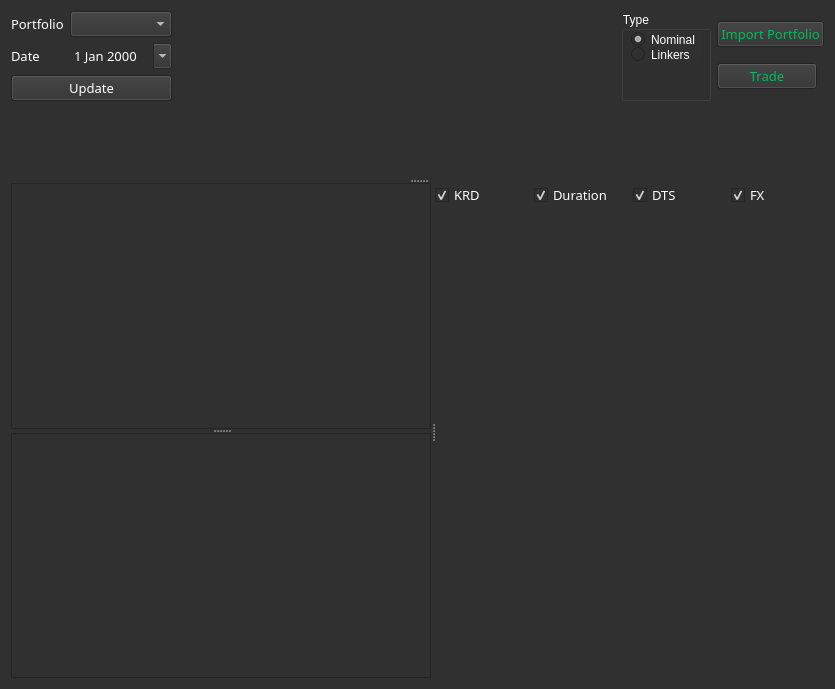
<?xml version="1.0" encoding="UTF-8"?>
<ui version="4.0">
 <class>Form</class>
 <widget class="QWidget" name="Form">
  <property name="geometry">
   <rect>
    <x>0</x>
    <y>0</y>
    <width>835</width>
    <height>689</height>
   </rect>
  </property>
  <property name="windowTitle">
   <string>Portfolio Manager</string>
  </property>
  <property name="styleSheet">
   <string notr="true">background-color: rgb(48, 48, 48);
font: 10pt &quot;Bloomberg Prop Unicode N&quot;;
color: rgb(255, 255, 255);
</string>
  </property>
  <layout class="QVBoxLayout" name="verticalLayout_5">
   <item>
    <widget class="QSplitter" name="splitter_3">
     <property name="orientation">
      <enum>Qt::Vertical</enum>
     </property>
     <widget class="QWidget" name="layoutWidget">
      <layout class="QVBoxLayout" name="verticalLayout_4">
       <item>
        <layout class="QHBoxLayout" name="horizontalLayout">
         <item>
          <layout class="QVBoxLayout" name="verticalLayout" stretch="1,0">
           <item>
            <layout class="QFormLayout" name="formLayout">
             <property name="fieldGrowthPolicy">
              <enum>QFormLayout::AllNonFixedFieldsGrow</enum>
             </property>
             <item row="0" column="0">
              <widget class="QLabel" name="label">
               <property name="font">
                <font>
                 <family>Bloomberg Prop Unicode N</family>
                 <pointsize>10</pointsize>
                </font>
               </property>
               <property name="styleSheet">
                <string notr="true">color: rgb(255, 255, 255);</string>
               </property>
               <property name="text">
                <string>Portfolio</string>
               </property>
              </widget>
             </item>
             <item row="0" column="1">
              <widget class="QComboBox" name="comboBoxPortfolio">
               <property name="font">
                <font>
                 <family>Bloomberg Prop Unicode N</family>
                 <pointsize>10</pointsize>
                </font>
               </property>
               <property name="styleSheet">
                <string notr="true">color: rgb(255, 255, 255);</string>
               </property>
              </widget>
             </item>
             <item row="1" column="0">
              <widget class="QLabel" name="label_5">
               <property name="font">
                <font>
                 <family>Bloomberg Prop Unicode N</family>
                 <pointsize>10</pointsize>
                </font>
               </property>
               <property name="styleSheet">
                <string notr="true">color: rgb(255, 255, 255);</string>
               </property>
               <property name="text">
                <string>Date</string>
               </property>
              </widget>
             </item>
             <item row="1" column="1">
              <widget class="QDateEdit" name="dateEdit">
               <property name="enabled">
                <bool>false</bool>
               </property>
               <property name="palette">
                <palette>
                 <active>
                  <colorrole role="WindowText">
                   <brush brushstyle="SolidPattern">
                    <color alpha="255">
                     <red>255</red>
                     <green>255</green>
                     <blue>255</blue>
                    </color>
                   </brush>
                  </colorrole>
                  <colorrole role="Button">
                   <brush brushstyle="SolidPattern">
                    <color alpha="255">
                     <red>48</red>
                     <green>48</green>
                     <blue>48</blue>
                    </color>
                   </brush>
                  </colorrole>
                  <colorrole role="Text">
                   <brush brushstyle="SolidPattern">
                    <color alpha="255">
                     <red>255</red>
                     <green>255</green>
                     <blue>255</blue>
                    </color>
                   </brush>
                  </colorrole>
                  <colorrole role="ButtonText">
                   <brush brushstyle="SolidPattern">
                    <color alpha="255">
                     <red>255</red>
                     <green>255</green>
                     <blue>255</blue>
                    </color>
                   </brush>
                  </colorrole>
                  <colorrole role="Base">
                   <brush brushstyle="SolidPattern">
                    <color alpha="255">
                     <red>48</red>
                     <green>48</green>
                     <blue>48</blue>
                    </color>
                   </brush>
                  </colorrole>
                  <colorrole role="Window">
                   <brush brushstyle="SolidPattern">
                    <color alpha="255">
                     <red>48</red>
                     <green>48</green>
                     <blue>48</blue>
                    </color>
                   </brush>
                  </colorrole>
                  <colorrole role="Highlight">
                   <brush brushstyle="SolidPattern">
                    <color alpha="255">
                     <red>48</red>
                     <green>48</green>
                     <blue>48</blue>
                    </color>
                   </brush>
                  </colorrole>
                 </active>
                 <inactive>
                  <colorrole role="WindowText">
                   <brush brushstyle="SolidPattern">
                    <color alpha="255">
                     <red>255</red>
                     <green>255</green>
                     <blue>255</blue>
                    </color>
                   </brush>
                  </colorrole>
                  <colorrole role="Button">
                   <brush brushstyle="SolidPattern">
                    <color alpha="255">
                     <red>48</red>
                     <green>48</green>
                     <blue>48</blue>
                    </color>
                   </brush>
                  </colorrole>
                  <colorrole role="Text">
                   <brush brushstyle="SolidPattern">
                    <color alpha="255">
                     <red>255</red>
                     <green>255</green>
                     <blue>255</blue>
                    </color>
                   </brush>
                  </colorrole>
                  <colorrole role="ButtonText">
                   <brush brushstyle="SolidPattern">
                    <color alpha="255">
                     <red>255</red>
                     <green>255</green>
                     <blue>255</blue>
                    </color>
                   </brush>
                  </colorrole>
                  <colorrole role="Base">
                   <brush brushstyle="SolidPattern">
                    <color alpha="255">
                     <red>48</red>
                     <green>48</green>
                     <blue>48</blue>
                    </color>
                   </brush>
                  </colorrole>
                  <colorrole role="Window">
                   <brush brushstyle="SolidPattern">
                    <color alpha="255">
                     <red>48</red>
                     <green>48</green>
                     <blue>48</blue>
                    </color>
                   </brush>
                  </colorrole>
                  <colorrole role="Highlight">
                   <brush brushstyle="SolidPattern">
                    <color alpha="255">
                     <red>48</red>
                     <green>48</green>
                     <blue>48</blue>
                    </color>
                   </brush>
                  </colorrole>
                 </inactive>
                 <disabled>
                  <colorrole role="WindowText">
                   <brush brushstyle="SolidPattern">
                    <color alpha="255">
                     <red>255</red>
                     <green>255</green>
                     <blue>255</blue>
                    </color>
                   </brush>
                  </colorrole>
                  <colorrole role="Button">
                   <brush brushstyle="SolidPattern">
                    <color alpha="255">
                     <red>48</red>
                     <green>48</green>
                     <blue>48</blue>
                    </color>
                   </brush>
                  </colorrole>
                  <colorrole role="Text">
                   <brush brushstyle="SolidPattern">
                    <color alpha="255">
                     <red>255</red>
                     <green>255</green>
                     <blue>255</blue>
                    </color>
                   </brush>
                  </colorrole>
                  <colorrole role="ButtonText">
                   <brush brushstyle="SolidPattern">
                    <color alpha="255">
                     <red>255</red>
                     <green>255</green>
                     <blue>255</blue>
                    </color>
                   </brush>
                  </colorrole>
                  <colorrole role="Base">
                   <brush brushstyle="SolidPattern">
                    <color alpha="255">
                     <red>48</red>
                     <green>48</green>
                     <blue>48</blue>
                    </color>
                   </brush>
                  </colorrole>
                  <colorrole role="Window">
                   <brush brushstyle="SolidPattern">
                    <color alpha="255">
                     <red>48</red>
                     <green>48</green>
                     <blue>48</blue>
                    </color>
                   </brush>
                  </colorrole>
                  <colorrole role="Highlight">
                   <brush brushstyle="SolidPattern">
                    <color alpha="255">
                     <red>51</red>
                     <green>153</green>
                     <blue>255</blue>
                    </color>
                   </brush>
                  </colorrole>
                 </disabled>
                </palette>
               </property>
               <property name="font">
                <font>
                 <family>Bloomberg Prop Unicode N</family>
                 <pointsize>10</pointsize>
                </font>
               </property>
               <property name="accessibleName">
                <string/>
               </property>
               <property name="accessibleDescription">
                <string/>
               </property>
               <property name="autoFillBackground">
                <bool>true</bool>
               </property>
               <property name="styleSheet">
                <string notr="true">color: rgb(255, 255, 255);</string>
               </property>
               <property name="wrapping">
                <bool>false</bool>
               </property>
               <property name="frame">
                <bool>false</bool>
               </property>
               <property name="buttonSymbols">
                <enum>QAbstractSpinBox::UpDownArrows</enum>
               </property>
               <property name="calendarPopup">
                <bool>true</bool>
               </property>
              </widget>
             </item>
            </layout>
           </item>
           <item>
            <widget class="QPushButton" name="pushButtonUpdate">
             <property name="font">
              <font>
               <family>Bloomberg Prop Unicode N</family>
               <pointsize>10</pointsize>
              </font>
             </property>
             <property name="styleSheet">
              <string notr="true">color: rgb(255, 255, 255);</string>
             </property>
             <property name="text">
              <string>Update</string>
             </property>
            </widget>
           </item>
          </layout>
         </item>
         <item>
          <spacer name="horizontalSpacer">
           <property name="orientation">
            <enum>Qt::Horizontal</enum>
           </property>
           <property name="sizeHint" stdset="0">
            <size>
             <width>428</width>
             <height>20</height>
            </size>
           </property>
          </spacer>
         </item>
         <item>
          <widget class="QGroupBox" name="groupBox">
           <property name="minimumSize">
            <size>
             <width>90</width>
             <height>0</height>
            </size>
           </property>
           <property name="title">
            <string>Type</string>
           </property>
           <property name="flat">
            <bool>false</bool>
           </property>
           <property name="checkable">
            <bool>false</bool>
           </property>
           <widget class="QRadioButton" name="radioButtonNominal">
            <property name="geometry">
             <rect>
              <x>10</x>
              <y>20</y>
              <width>71</width>
              <height>17</height>
             </rect>
            </property>
            <property name="text">
             <string>Nominal</string>
            </property>
            <property name="checked">
             <bool>true</bool>
            </property>
           </widget>
           <widget class="QRadioButton" name="radioButtonLinker">
            <property name="geometry">
             <rect>
              <x>10</x>
              <y>35</y>
              <width>71</width>
              <height>17</height>
             </rect>
            </property>
            <property name="text">
             <string>Linkers</string>
            </property>
           </widget>
          </widget>
         </item>
         <item>
          <layout class="QVBoxLayout" name="verticalLayout_2">
           <item>
            <widget class="QPushButton" name="pushButtonImport">
             <property name="maximumSize">
              <size>
               <width>16777215</width>
               <height>16777215</height>
              </size>
             </property>
             <property name="font">
              <font>
               <family>Bloomberg Prop Unicode N</family>
               <pointsize>10</pointsize>
               <weight>50</weight>
               <italic>false</italic>
               <bold>false</bold>
              </font>
             </property>
             <property name="autoFillBackground">
              <bool>false</bool>
             </property>
             <property name="styleSheet">
              <string notr="true">background-color: rgb(48, 48, 48);
color: rgb(0, 188, 91);</string>
             </property>
             <property name="text">
              <string>Import Portfolio</string>
             </property>
            </widget>
           </item>
           <item>
            <widget class="QPushButton" name="pushButtonTrade">
             <property name="maximumSize">
              <size>
               <width>100</width>
               <height>16777215</height>
              </size>
             </property>
             <property name="font">
              <font>
               <family>Bloomberg Prop Unicode N</family>
               <pointsize>10</pointsize>
               <weight>50</weight>
               <italic>false</italic>
               <bold>false</bold>
              </font>
             </property>
             <property name="autoFillBackground">
              <bool>false</bool>
             </property>
             <property name="styleSheet">
              <string notr="true">background-color: rgb(48, 48, 48);
color: rgb(0, 188, 91);</string>
             </property>
             <property name="text">
              <string>Trade</string>
             </property>
            </widget>
           </item>
          </layout>
         </item>
        </layout>
       </item>
       <item>
        <spacer name="verticalSpacer_2">
         <property name="orientation">
          <enum>Qt::Vertical</enum>
         </property>
         <property name="sizeHint" stdset="0">
          <size>
           <width>20</width>
           <height>40</height>
          </size>
         </property>
        </spacer>
       </item>
      </layout>
     </widget>
     <widget class="QSplitter" name="splitter_2">
      <property name="orientation">
       <enum>Qt::Horizontal</enum>
      </property>
      <widget class="QSplitter" name="splitter">
       <property name="orientation">
        <enum>Qt::Vertical</enum>
       </property>
       <widget class="QTableWidget" name="tableExposures">
        <property name="sizePolicy">
         <sizepolicy hsizetype="Expanding" vsizetype="Expanding">
          <horstretch>0</horstretch>
          <verstretch>0</verstretch>
         </sizepolicy>
        </property>
        <property name="sortingEnabled">
         <bool>true</bool>
        </property>
       </widget>
       <widget class="QTableWidget" name="tablePositions">
        <property name="sizePolicy">
         <sizepolicy hsizetype="Expanding" vsizetype="Expanding">
          <horstretch>0</horstretch>
          <verstretch>0</verstretch>
         </sizepolicy>
        </property>
        <property name="sortingEnabled">
         <bool>true</bool>
        </property>
       </widget>
      </widget>
      <widget class="QWidget" name="">
       <layout class="QVBoxLayout" name="verticalLayout_3">
        <property name="spacing">
         <number>6</number>
        </property>
        <property name="sizeConstraint">
         <enum>QLayout::SetDefaultConstraint</enum>
        </property>
        <property name="leftMargin">
         <number>0</number>
        </property>
        <property name="bottomMargin">
         <number>0</number>
        </property>
        <item>
         <layout class="QHBoxLayout" name="horizontalLayout_2">
          <property name="sizeConstraint">
           <enum>QLayout::SetDefaultConstraint</enum>
          </property>
          <item>
           <widget class="QCheckBox" name="checkBoxKRD">
            <property name="sizePolicy">
             <sizepolicy hsizetype="Expanding" vsizetype="Fixed">
              <horstretch>0</horstretch>
              <verstretch>0</verstretch>
             </sizepolicy>
            </property>
            <property name="maximumSize">
             <size>
              <width>16777215</width>
              <height>16777215</height>
             </size>
            </property>
            <property name="font">
             <font>
              <family>Bloomberg Prop Unicode N</family>
              <pointsize>10</pointsize>
             </font>
            </property>
            <property name="styleSheet">
             <string notr="true">color: rgb(255, 255, 255);</string>
            </property>
            <property name="text">
             <string>KRD</string>
            </property>
            <property name="checked">
             <bool>true</bool>
            </property>
           </widget>
          </item>
          <item>
           <widget class="QCheckBox" name="checkBoxDuration">
            <property name="sizePolicy">
             <sizepolicy hsizetype="Expanding" vsizetype="Fixed">
              <horstretch>0</horstretch>
              <verstretch>0</verstretch>
             </sizepolicy>
            </property>
            <property name="maximumSize">
             <size>
              <width>16777215</width>
              <height>16777215</height>
             </size>
            </property>
            <property name="font">
             <font>
              <family>Bloomberg Prop Unicode N</family>
              <pointsize>10</pointsize>
             </font>
            </property>
            <property name="styleSheet">
             <string notr="true">color: rgb(255, 255, 255);</string>
            </property>
            <property name="text">
             <string>Duration</string>
            </property>
            <property name="checked">
             <bool>true</bool>
            </property>
            <property name="autoRepeat">
             <bool>false</bool>
            </property>
            <property name="autoExclusive">
             <bool>false</bool>
            </property>
            <property name="tristate">
             <bool>false</bool>
            </property>
           </widget>
          </item>
          <item>
           <widget class="QCheckBox" name="checkBoxSpread">
            <property name="sizePolicy">
             <sizepolicy hsizetype="Expanding" vsizetype="Fixed">
              <horstretch>0</horstretch>
              <verstretch>0</verstretch>
             </sizepolicy>
            </property>
            <property name="maximumSize">
             <size>
              <width>16777215</width>
              <height>16777215</height>
             </size>
            </property>
            <property name="font">
             <font>
              <family>Bloomberg Prop Unicode N</family>
              <pointsize>10</pointsize>
             </font>
            </property>
            <property name="styleSheet">
             <string notr="true">color: rgb(255, 255, 255);</string>
            </property>
            <property name="text">
             <string>DTS</string>
            </property>
            <property name="checked">
             <bool>true</bool>
            </property>
           </widget>
          </item>
          <item>
           <widget class="QCheckBox" name="checkBoxFX">
            <property name="sizePolicy">
             <sizepolicy hsizetype="Expanding" vsizetype="Fixed">
              <horstretch>0</horstretch>
              <verstretch>0</verstretch>
             </sizepolicy>
            </property>
            <property name="maximumSize">
             <size>
              <width>16777215</width>
              <height>16777215</height>
             </size>
            </property>
            <property name="font">
             <font>
              <family>Bloomberg Prop Unicode N</family>
              <pointsize>10</pointsize>
             </font>
            </property>
            <property name="styleSheet">
             <string notr="true">color: rgb(255, 255, 255);</string>
            </property>
            <property name="text">
             <string>FX</string>
            </property>
            <property name="checked">
             <bool>true</bool>
            </property>
           </widget>
          </item>
         </layout>
        </item>
        <item>
         <widget class="MatplotlibWidget" name="mplwidgetExposures">
          <property name="enabled">
           <bool>true</bool>
          </property>
          <property name="sizePolicy">
           <sizepolicy hsizetype="Expanding" vsizetype="Expanding">
            <horstretch>0</horstretch>
            <verstretch>0</verstretch>
           </sizepolicy>
          </property>
          <property name="maximumSize">
           <size>
            <width>16777215</width>
            <height>16777215</height>
           </size>
          </property>
          <property name="palette">
           <palette>
            <active>
             <colorrole role="WindowText">
              <brush brushstyle="SolidPattern">
               <color alpha="255">
                <red>48</red>
                <green>48</green>
                <blue>48</blue>
               </color>
              </brush>
             </colorrole>
             <colorrole role="Button">
              <brush brushstyle="SolidPattern">
               <color alpha="255">
                <red>48</red>
                <green>48</green>
                <blue>48</blue>
               </color>
              </brush>
             </colorrole>
             <colorrole role="Text">
              <brush brushstyle="SolidPattern">
               <color alpha="255">
                <red>48</red>
                <green>48</green>
                <blue>48</blue>
               </color>
              </brush>
             </colorrole>
             <colorrole role="ButtonText">
              <brush brushstyle="SolidPattern">
               <color alpha="255">
                <red>48</red>
                <green>48</green>
                <blue>48</blue>
               </color>
              </brush>
             </colorrole>
             <colorrole role="Base">
              <brush brushstyle="SolidPattern">
               <color alpha="255">
                <red>48</red>
                <green>48</green>
                <blue>48</blue>
               </color>
              </brush>
             </colorrole>
             <colorrole role="Window">
              <brush brushstyle="SolidPattern">
               <color alpha="255">
                <red>48</red>
                <green>48</green>
                <blue>48</blue>
               </color>
              </brush>
             </colorrole>
            </active>
            <inactive>
             <colorrole role="WindowText">
              <brush brushstyle="SolidPattern">
               <color alpha="255">
                <red>48</red>
                <green>48</green>
                <blue>48</blue>
               </color>
              </brush>
             </colorrole>
             <colorrole role="Button">
              <brush brushstyle="SolidPattern">
               <color alpha="255">
                <red>48</red>
                <green>48</green>
                <blue>48</blue>
               </color>
              </brush>
             </colorrole>
             <colorrole role="Text">
              <brush brushstyle="SolidPattern">
               <color alpha="255">
                <red>48</red>
                <green>48</green>
                <blue>48</blue>
               </color>
              </brush>
             </colorrole>
             <colorrole role="ButtonText">
              <brush brushstyle="SolidPattern">
               <color alpha="255">
                <red>48</red>
                <green>48</green>
                <blue>48</blue>
               </color>
              </brush>
             </colorrole>
             <colorrole role="Base">
              <brush brushstyle="SolidPattern">
               <color alpha="255">
                <red>48</red>
                <green>48</green>
                <blue>48</blue>
               </color>
              </brush>
             </colorrole>
             <colorrole role="Window">
              <brush brushstyle="SolidPattern">
               <color alpha="255">
                <red>48</red>
                <green>48</green>
                <blue>48</blue>
               </color>
              </brush>
             </colorrole>
            </inactive>
            <disabled>
             <colorrole role="WindowText">
              <brush brushstyle="SolidPattern">
               <color alpha="255">
                <red>48</red>
                <green>48</green>
                <blue>48</blue>
               </color>
              </brush>
             </colorrole>
             <colorrole role="Button">
              <brush brushstyle="SolidPattern">
               <color alpha="255">
                <red>48</red>
                <green>48</green>
                <blue>48</blue>
               </color>
              </brush>
             </colorrole>
             <colorrole role="Text">
              <brush brushstyle="SolidPattern">
               <color alpha="255">
                <red>48</red>
                <green>48</green>
                <blue>48</blue>
               </color>
              </brush>
             </colorrole>
             <colorrole role="ButtonText">
              <brush brushstyle="SolidPattern">
               <color alpha="255">
                <red>48</red>
                <green>48</green>
                <blue>48</blue>
               </color>
              </brush>
             </colorrole>
             <colorrole role="Base">
              <brush brushstyle="SolidPattern">
               <color alpha="255">
                <red>48</red>
                <green>48</green>
                <blue>48</blue>
               </color>
              </brush>
             </colorrole>
             <colorrole role="Window">
              <brush brushstyle="SolidPattern">
               <color alpha="255">
                <red>48</red>
                <green>48</green>
                <blue>48</blue>
               </color>
              </brush>
             </colorrole>
            </disabled>
           </palette>
          </property>
          <property name="font">
           <font>
            <family>Bloomberg Prop Unicode N</family>
            <pointsize>10</pointsize>
           </font>
          </property>
          <property name="cursor">
           <cursorShape>CrossCursor</cursorShape>
          </property>
          <property name="mouseTracking">
           <bool>false</bool>
          </property>
          <property name="focusPolicy">
           <enum>Qt::NoFocus</enum>
          </property>
          <property name="contextMenuPolicy">
           <enum>Qt::DefaultContextMenu</enum>
          </property>
          <property name="autoFillBackground">
           <bool>false</bool>
          </property>
          <property name="styleSheet">
           <string notr="true">background-color: rgb(48, 48, 48);
color: rgb(48, 48, 48);</string>
          </property>
         </widget>
        </item>
       </layout>
      </widget>
     </widget>
    </widget>
   </item>
  </layout>
 </widget>
 <customwidgets>
  <customwidget>
   <class>MatplotlibWidget</class>
   <extends>QWidget</extends>
   <header>matplotlibwidget</header>
  </customwidget>
 </customwidgets>
 <resources/>
 <connections/>
</ui>
